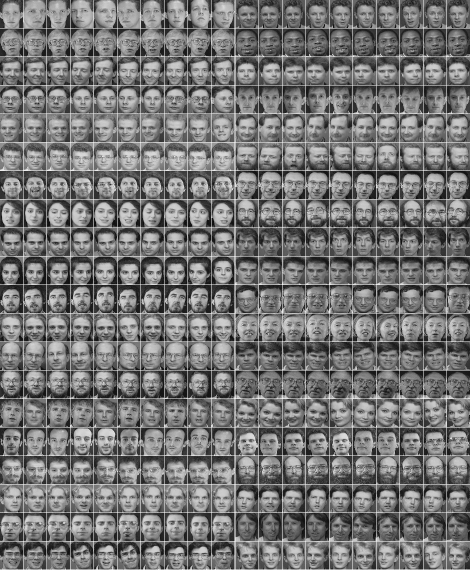
#> input picture olivettifaces.gif, 942 x 1140 px, found by its file name (shown at 1/2 size)
$ python pkl.py
#> lines starting #> are read from the running program, lines starting #| are printed output that depends on the picture
# -*- coding:utf-8 -*-
#读取人脸库olivettifaces，并存储为pkl文件
import numpy
from PIL import Image
import cPickle

#读取原始图片并转化为numpy.ndarray，将灰度值由0～256转换到0～1
img = Image.open('/home/carson/one/olivettifaces.gif')
#> img is the input picture: PIL image 942x1140 P; min 0, max 255, mean 118.4
img_ndarray = numpy.asarray(img, dtype='float64')/256


#图片大小时1190*942，一共20*20个人脸图，故每张人脸图大小为（1190/20）*（942/20）即57*47=2679
#将全部400个样本存储为一个400*2679的数组，每一行即代表一个人脸图，并且第0～9、10～19、20～29...行分别属于同个人脸
#另外，用olivettifaces_label表示每一个样本的类别，它是400维的向量，有0～39共40类，代表40个不同的人。
olivettifaces=numpy.empty((400,2679))
for row in range(20):
    for column in range(20):
        olivettifaces[row*20+column]=numpy.ndarray.flatten(img_ndarray [row*57:(row+1)*57,column*47:(column+1)*47])
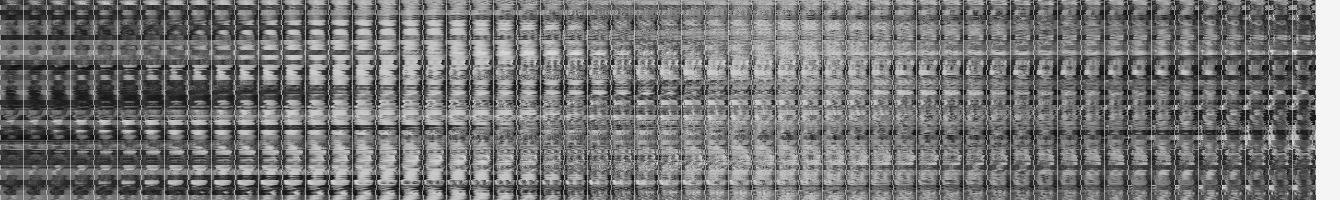
#> olivettifaces: shape (400, 2679) float64 (shown at 1/2 size); min 0, max 0.961, mean 0.46

#建一个<span style="font-family: SimSun;">olivettifaces_label</span>
olivettifaces_label=numpy.empty(400)
for label in range(40):
    olivettifaces_label[label*10:label*10+10]=label
olivettifaces_label=olivettifaces_label.astype(numpy.int)

#保存olivettifaces以及olivettifaces_label到olivettifaces.pkl文件
write_file=open('/home/carson/one/olivettifaces.pkl','wb')
cPickle.dump(olivettifaces,write_file,-1)
cPickle.dump(olivettifaces_label,write_file,-1)
write_file.close()
